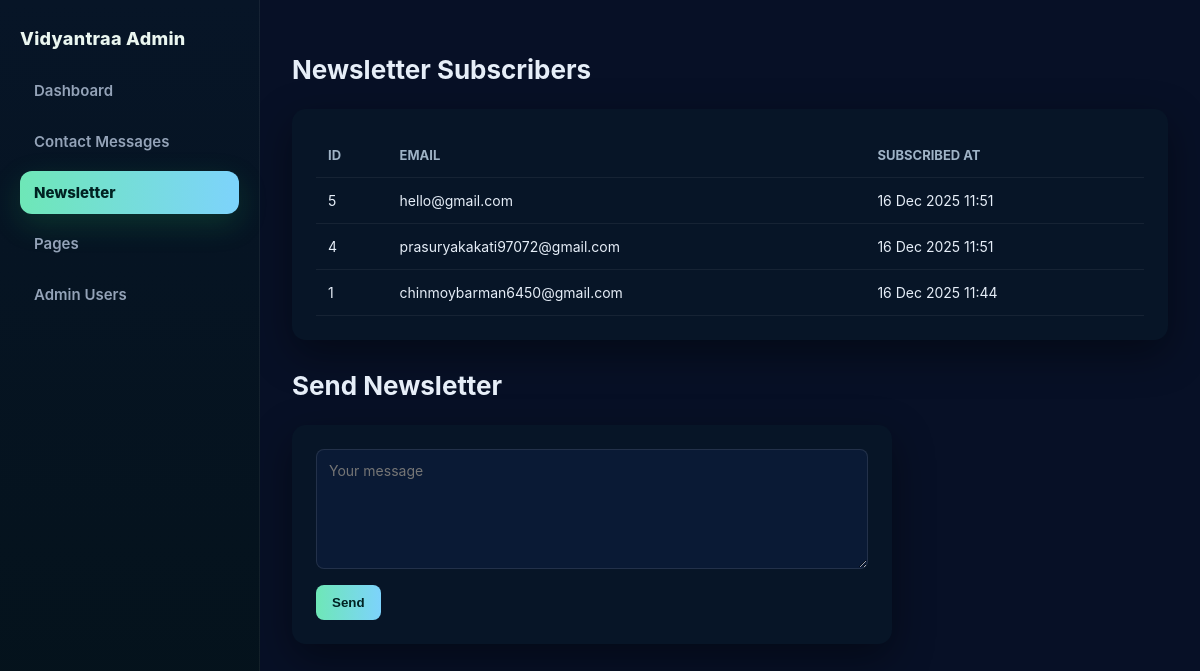
/admin/newsletter.php, run on the app's committed database.
### tables this page shows
CREATE TABLE `newsletter_subscribers` (
  `id` int(11) NOT NULL,
  `email` varchar(150) NOT NULL,
  `subscribed_at` timestamp NOT NULL DEFAULT current_timestamp()
);

### admin/newsletter.php (the view, shortened to what this page needs)
<?php
require_once "../backend/db.php";
$sql = "SELECT * FROM newsletter_subscribers ORDER BY subscribed_at DESC";
$result = $conn->query($sql);
?>
<!DOCTYPE html>
<html lang="en">
<head>
<link rel="stylesheet" href="assets/sidebar.css">
</head>
<body>
<?php include "assets/sidebar.php"; ?>
<main class="main">
    <h2>Newsletter Subscribers</h2>
    <div class="table-card">
        <table>
            <tr>
                <th>ID</th>
                <th>Email</th>
                <th>Subscribed At</th>
            </tr>
            <?php while($row = $result->fetch_assoc()): ?>
            <tr>
                <td><?= htmlspecialchars($row["id"]) ?></td>
                <td><?= htmlspecialchars($row["email"]) ?></td>
                <td><?= date("d M Y H:i", strtotime($row["subscribed_at"])) ?></td>
            </tr>
            <?php endwhile; ?>
        </table>
    </div>
    <h2>Send Newsletter</h2>
    <div class="newsletter-form">
        <form action="send_newsletter.php" method="POST">
            <textarea name="message" placeholder="Your message" required></textarea><br>
            <button type="submit">Send</button>
        </form>
    </div>
</main>
</body>
</html>

### admin/assets/sidebar.css (style rules this page uses)
:root { --bg-main:#071026; --bg-sidebar:#071527; --accent:#6ee7b7; --accent-2:#7dd3fc; --text:#e6eef8; --muted:#94a3b8; --hover:rgba(255,255,255,.05); --border:rgba(255,255,255,.06); }
* { box-sizing:border-box; }
body { margin:0; background:var(--bg-main); color:var(--text); font-family:Inter,system-ui,-apple-system,Segoe UI,Roboto; }
.main { margin-left:260px; padding:32px; }

### admin/newsletter.php (style rules this page uses)
h2 { font-size: 26px; margin-bottom: 24px; }
.table-card { background: #071527; border-radius: 14px; padding: 24px; box-shadow: 0 14px 40px rgba(0,0,0,.4); margin-bottom: 30px; }
table { width: 100%; border-collapse: collapse; }
th, td { padding: 14px 12px; border-bottom: 1px solid rgba(255,255,255,.06); vertical-align: top; }
th { text-align: left; color: #9fb3c6; font-size: 13px; text-transform: uppercase; }
td { font-size: 14px; color: #e6eef8; }
.newsletter-form { background: #071527; border-radius: 14px; padding: 24px; box-shadow: 0 14px 40px rgba(0,0,0,.4); max-width: 600px; }
.newsletter-form textarea { width: 100%; min-height: 120px; padding: 12px; border-radius: 8px; border: 1px solid rgba(255,255,255,.1); background: #0a1a35; color: #e6eef8; font-family: inherit; font-size: 14px; resize: vertical; }
.newsletter-form button { margin-top: 12px; padding: 10px 16px; background: linear-gradient(90deg, #6ee7b7, #7dd3fc); color: #022; font-weight: 700; border: none; border-radius: 8px; cursor: pointer; }

### data on the page
newsletter_subscribers: id "5", email "hello@gmail.com", subscribed_at "16 Dec 2025 11:51"
newsletter_subscribers: id "4", email "prasuryakakati97072@gmail.com", subscribed_at "16 Dec 2025 11:51"
newsletter_subscribers: id "1", email "chinmoybarman6450@gmail.com", subscribed_at "16 Dec 2025 11:44"
